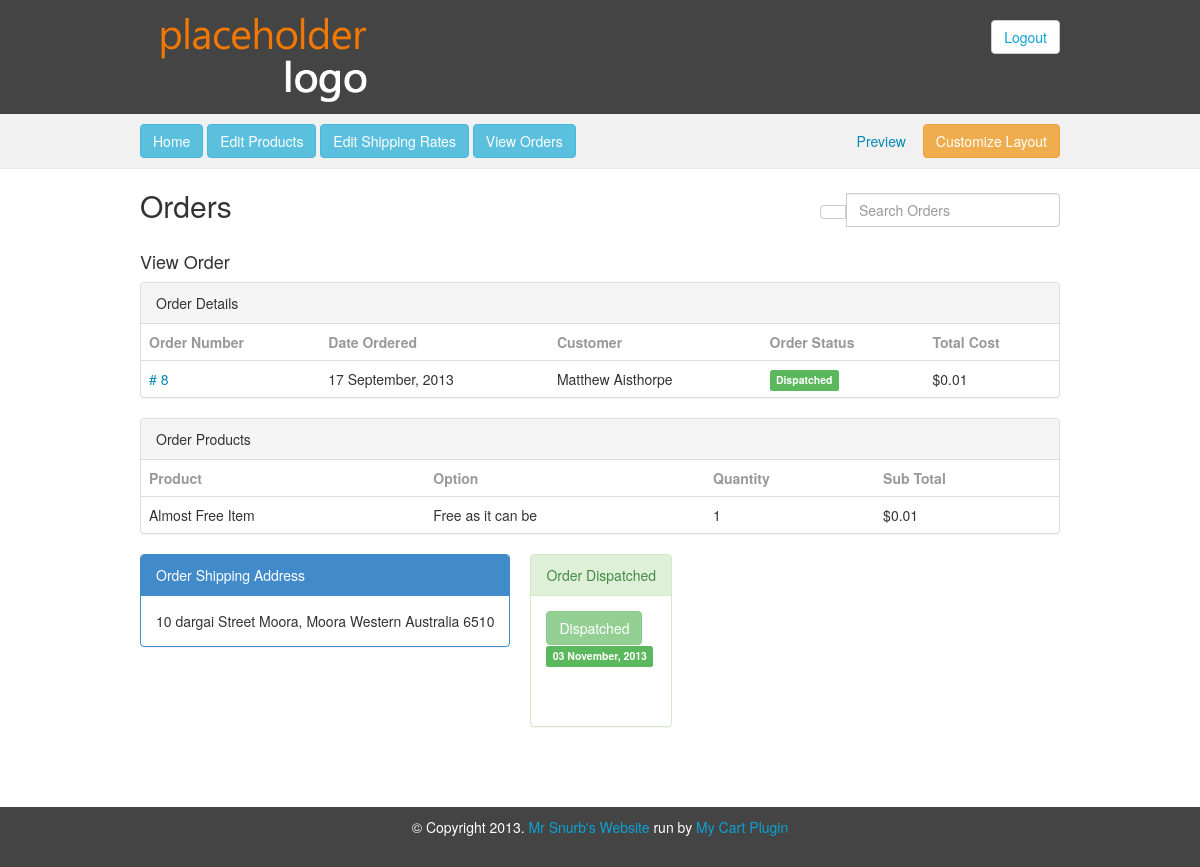
The page /mycart/admin/orders-view.php?id=8 on the database its author committed.
### tables this page shows
CREATE TABLE IF NOT EXISTS `order` (
  `id` int(11) NOT NULL AUTO_INCREMENT,
  `customerId` int(11) NOT NULL,
  `dateTimeOrdered` datetime NOT NULL,
  `paypalId` varchar(50) NOT NULL,
  `dateTimeSent` datetime DEFAULT NULL,
  `trackingId` int(11) DEFAULT NULL,
  `deliveryAddr` text,
  `billingAddr` text,
  PRIMARY KEY (`id`)
);

CREATE TABLE IF NOT EXISTS `customer` (
  `id` int(11) NOT NULL AUTO_INCREMENT,
  `fname` varchar(35) NOT NULL,
  `lname` varchar(35) NOT NULL,
  `password` varchar(50) NOT NULL,
  `email` varchar(254) NOT NULL,
  `phone` varchar(50) NOT NULL,
  `address` text NOT NULL,
  `shipping` text NOT NULL,
  PRIMARY KEY (`id`)
);

CREATE TABLE IF NOT EXISTS `product` (
  `id` int(11) NOT NULL AUTO_INCREMENT,
  `name` varchar(30) NOT NULL,
  `description` text NOT NULL,
  `image` varchar(200) NOT NULL,
  `archive` tinyint(1) NOT NULL DEFAULT '1',
  PRIMARY KEY (`id`)
);

CREATE TABLE IF NOT EXISTS `product_variation` (
  `id` int(11) NOT NULL AUTO_INCREMENT,
  `description` varchar(30) NOT NULL,
  `productId` int(11) NOT NULL,
  `quantity` int(11) NOT NULL,
  PRIMARY KEY (`id`)
);

CREATE TABLE IF NOT EXISTS `product_order` (
  `id` int(11) NOT NULL AUTO_INCREMENT,
  `orderId` int(11) NOT NULL,
  `productId` int(11) NOT NULL,
  `productVarId` int(11) NOT NULL,
  `quantity` int(11) NOT NULL,
  PRIMARY KEY (`id`)
);

CREATE TABLE IF NOT EXISTS `product_cost` (
  `id` int(11) NOT NULL AUTO_INCREMENT,
  `productId` int(11) NOT NULL,
  `dateTime` datetime NOT NULL,
  `cost` decimal(10,2) NOT NULL,
  PRIMARY KEY (`id`)
);

### mycart/admin/orders-view.php (the view, shortened to what this page needs)
<?php include("../includes/cms-header.inc.php");
	$oid = isset($_GET['id']) ? $_GET['id'] : header("Location: ../admin/orders.php");
?>
	<div class="body-content">
		<div class="wrapper clearfix">
			<div class="page-head clearfix">
				<div class="page-heading">
					<h2>Orders</h2>
				</div>
				<div class="page-nav">
					<div class="page-nav-2">
						<div class="input-group">
							<span class="input-group-btn">
								<button class="btn btn-default" type="button"><i class="icon-search"></i></button>
							</span>
							<input type="search" class="form-control" placeholder="Search Orders"/>
						</div>
					</div>
				</div>
			</div>
			<h4>View Order</h4>
			<div class="panel panel-default">
				<div class="panel-heading">Order Details</div>
				<table class="orders table table-hover">
					<thead>
						<tr>
							<td>Order Number</td>
							<td>Date Ordered</td>
							<td>Customer</td>
							<td>Order Status</td>
							<td>Total Cost</td>
						</tr>
					</thead>
					<tbody>
						<?php
							include('../includes/db.inc.php');
							$order = $dbh->query("SELECT o.id, o.dateTimeOrdered, o.dateTimeSent, o.deliveryAddr, c.fname, c.lname
														FROM `order` o, customer c
														WHERE o.customerId = c.id
														AND o.id = '$oid'");
							$order->setFetchMode(PDO::FETCH_ASSOC);
							$oItem = $order->fetch();
							echo("<tr class='row-link'>");
							echo('<td><a class="order-link" href="orders-view.php?id=' . $oItem['id'] . '"> # ' . $oItem['id'] . "</td>");
							echo("<td>" . date("d F, Y", strtotime($oItem['dateTimeOrdered'])) . "</td>");
							echo("<td>" . $oItem['fname'] . " ". $oItem['lname'] . "</td>");
							echo("<td>");
							if($oItem['dateTimeSent'] == Null)
							{
								echo('<span class="label label-danger">Not ready</span>');
							}
							else
							{
								echo('<span class="label label-success">Dispatched</span>');
							}
							echo("</td>");
							$products = $dbh->query("SELECT pc.cost, po.quantity
									FROM product p, product_order po, product_cost pc, product_variation pv
									WHERE po.orderId = '$oid'
									AND po.productId = p.id
									AND po.productVarId = pv.id
									AND po.productId = pc.productId");
									$products->setFetchMode(PDO::FETCH_ASSOC);
									$runningTotal = 0;
							while($product = $products->fetch())
							{
							$runningTotal += $product['cost'] * $product['quantity'];
							}
							echo("<td>$$runningTotal</td>");
							echo("</tr>");
						?>
					</tbody>
				</table>
			</div>
			<div class="panel panel-default">
				<div class="panel-heading">Order Products</div>
				<table class="orders table table-hover">
					<thead>
						<tr>
							<td>Product</td>
							<td>Option</td>
							<td>Quantity</td>
							<td>Sub Total</td>
						</tr>
					</thead>
					<tbody>
						<?php
						$products = $dbh->query("SELECT p.name, pv.description, po.quantity, pc.cost
								FROM product p, product_order po, product_cost pc, product_variation pv
								WHERE po.orderId = '$oid'
								AND po.productId = p.id
								AND po.productVarId = pv.id
								AND po.productId = pc.productId");
						$products->setFetchMode(PDO::FETCH_ASSOC);
						while($product = $products->fetch())
						{
							echo("<tr>");
							echo('<td>' . $product['name'] . "</td>");
							echo("<td>" . $product['description'] . "</td>");
							echo("<td>" . $product['quantity'] . "</td>");
							echo("<td>$" . $product['cost'] . "</td>");
							echo("</tr>");
						}
						?>
					</tbody>
				</table>
			</div>
			<div class="panel panel-primary pull-left">
				<div class="panel-heading">Order Shipping Address</div>
				<div class="panel-body">
					<?php echo($oItem['deliveryAddr']); ?>
				</div>
			</div>
			<?php
			if($oItem['dateTimeSent'] == Null)
			{
			?>
			<div class="panel panel-danger pull-left dispatch-notice" style="margin-left: 20px;">
				<div class="panel-heading">Dispatch Order</div>
				<div class="panel-body min-height">
					<a class="btn btn-danger" data-toggle="modal" href="#dispatchOrderModal"><i class="icon-exclamation"></i> Dispatch</a>
				</div>
			</div>
			<?php
			}
			else
			{
			?>
			<div class="panel panel-success pull-left dispatch-success" style="margin-left: 20px;">
				<div class="panel-heading">Order Dispatched</div>
				<div class="panel-body min-height">
					<button class="btn btn-success disabled"><i class="icon-ok"></i> Dispatched</button><br />
					<span class="label label-success text-center"><?php echo(date("d F, Y", strtotime($oItem['dateTimeSent'])));?></span>
				</div>
			</div>
			<?php
			}
			?>
		</div>
	</div>
<?php include("../includes/cms-footer.inc.php"); ?>

### mycart/css/cms.css (style rules this page uses)
html { font: 81.25% arial, helvetica, sans-serif; background: #fff; color: #333; line-height: 1; direction: ltr; }
a { color: #0789B4; text-decoration: none; }
table { border-collapse: collapse; border-spacing: 0; }
html, body { position: absolute; height: 100%; min-width: 100%; }
.wrapper { position: relative; min-height: 100%; margin: 0 auto; padding: 0 20px; width: 960px; }
.page-head { margin-bottom: 20px; }
.page-heading { float: left; }
.page-nav { float: right; margin-top: 24px; }
.page-nav .page-nav-2 { float: left; width: 240px; }
.table thead tr { color: #999; font-weight: bold; }
.min-height { min-height: 130px; }
.orders.table tbody tr td { vertical-align: middle; }
.body-content { padding-bottom: 120px; }

### rows shown on the page
order: id "8", dateTimeOrdered "17 September, 2013", customerId.fname "Matthew", customerId.lname "Aisthorpe", deliveryAddr "10 dargai Street Moora, Moora Western Australia 6510", dateTimeSent "03 November, 2013"
product: name "Almost Free Item", product_variation.description "Free as it can be", product_order.quantity "1", product_cost.cost "0.01"

### other values the page prints
$runningTotal "0.01"
